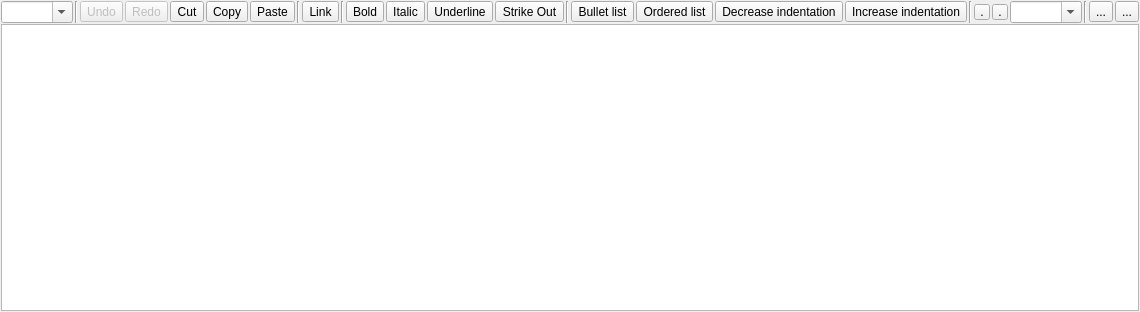
<?xml version="1.0" encoding="UTF-8"?>
<ui version="4.0">
 <class>MRichTextEdit</class>
 <widget class="QWidget" name="MRichTextEdit">
  <property name="geometry">
   <rect>
    <x>0</x>
    <y>0</y>
    <width>819</width>
    <height>312</height>
   </rect>
  </property>
  <property name="windowTitle">
   <string notr="true"/>
  </property>
  <layout class="QVBoxLayout" name="verticalLayout">
   <property name="spacing">
    <number>1</number>
   </property>
   <property name="leftMargin">
    <number>1</number>
   </property>
   <property name="topMargin">
    <number>1</number>
   </property>
   <property name="rightMargin">
    <number>1</number>
   </property>
   <property name="bottomMargin">
    <number>1</number>
   </property>
   <item>
    <widget class="QWidget" name="f_toolbar" native="true">
     <layout class="QHBoxLayout" name="horizontalLayout">
      <property name="spacing">
       <number>2</number>
      </property>
      <property name="leftMargin">
       <number>0</number>
      </property>
      <property name="topMargin">
       <number>0</number>
      </property>
      <property name="rightMargin">
       <number>0</number>
      </property>
      <property name="bottomMargin">
       <number>0</number>
      </property>
      <item>
       <widget class="QComboBox" name="f_paragraph">
        <property name="focusPolicy">
         <enum>Qt::ClickFocus</enum>
        </property>
        <property name="toolTip">
         <string>Paragraph formatting</string>
        </property>
        <property name="editable">
         <bool>true</bool>
        </property>
       </widget>
      </item>
      <item>
       <widget class="Line" name="line_4">
        <property name="orientation">
         <enum>Qt::Vertical</enum>
        </property>
       </widget>
      </item>
      <item>
       <widget class="QToolButton" name="f_undo">
        <property name="enabled">
         <bool>false</bool>
        </property>
        <property name="focusPolicy">
         <enum>Qt::ClickFocus</enum>
        </property>
        <property name="toolTip">
         <string>Undo (CTRL+Z)</string>
        </property>
        <property name="text">
         <string>Undo</string>
        </property>
        <property name="icon">
         <iconset theme="edit-undo">
          <normaloff/>
         </iconset>
        </property>
        <property name="iconSize">
         <size>
          <width>16</width>
          <height>16</height>
         </size>
        </property>
       </widget>
      </item>
      <item>
       <widget class="QToolButton" name="f_redo">
        <property name="enabled">
         <bool>false</bool>
        </property>
        <property name="focusPolicy">
         <enum>Qt::ClickFocus</enum>
        </property>
        <property name="toolTip">
         <string>Redo</string>
        </property>
        <property name="text">
         <string>Redo</string>
        </property>
        <property name="icon">
         <iconset theme="edit-redo">
          <normaloff/>
         </iconset>
        </property>
        <property name="iconSize">
         <size>
          <width>16</width>
          <height>16</height>
         </size>
        </property>
       </widget>
      </item>
      <item>
       <widget class="QToolButton" name="f_cut">
        <property name="focusPolicy">
         <enum>Qt::ClickFocus</enum>
        </property>
        <property name="toolTip">
         <string>Cut (CTRL+X)</string>
        </property>
        <property name="text">
         <string>Cut</string>
        </property>
        <property name="icon">
         <iconset theme="edit-cut">
          <normaloff/>
         </iconset>
        </property>
        <property name="iconSize">
         <size>
          <width>16</width>
          <height>16</height>
         </size>
        </property>
       </widget>
      </item>
      <item>
       <widget class="QToolButton" name="f_copy">
        <property name="focusPolicy">
         <enum>Qt::ClickFocus</enum>
        </property>
        <property name="toolTip">
         <string>Copy (CTRL+C)</string>
        </property>
        <property name="text">
         <string>Copy</string>
        </property>
        <property name="icon">
         <iconset theme="edit-copy">
          <normaloff/>
         </iconset>
        </property>
        <property name="iconSize">
         <size>
          <width>16</width>
          <height>16</height>
         </size>
        </property>
       </widget>
      </item>
      <item>
       <widget class="QToolButton" name="f_paste">
        <property name="focusPolicy">
         <enum>Qt::ClickFocus</enum>
        </property>
        <property name="toolTip">
         <string>Paste (CTRL+V)</string>
        </property>
        <property name="text">
         <string>Paste</string>
        </property>
        <property name="icon">
         <iconset theme="edit-paste">
          <normaloff/>
         </iconset>
        </property>
        <property name="iconSize">
         <size>
          <width>16</width>
          <height>16</height>
         </size>
        </property>
       </widget>
      </item>
      <item>
       <widget class="Line" name="line">
        <property name="orientation">
         <enum>Qt::Vertical</enum>
        </property>
       </widget>
      </item>
      <item>
       <widget class="QToolButton" name="f_link">
        <property name="focusPolicy">
         <enum>Qt::ClickFocus</enum>
        </property>
        <property name="toolTip">
         <string>Link (CTRL+L)</string>
        </property>
        <property name="text">
         <string>Link</string>
        </property>
        <property name="icon">
         <iconset theme="applications-internet">
          <normaloff/>
         </iconset>
        </property>
        <property name="iconSize">
         <size>
          <width>16</width>
          <height>16</height>
         </size>
        </property>
        <property name="checkable">
         <bool>true</bool>
        </property>
       </widget>
      </item>
      <item>
       <widget class="Line" name="line_3">
        <property name="orientation">
         <enum>Qt::Vertical</enum>
        </property>
       </widget>
      </item>
      <item>
       <widget class="QToolButton" name="f_bold">
        <property name="focusPolicy">
         <enum>Qt::ClickFocus</enum>
        </property>
        <property name="toolTip">
         <string notr="true">Bold (CTRL+B)</string>
        </property>
        <property name="text">
         <string>Bold</string>
        </property>
        <property name="icon">
         <iconset theme="format-text-bold">
          <normaloff/>
         </iconset>
        </property>
        <property name="iconSize">
         <size>
          <width>16</width>
          <height>16</height>
         </size>
        </property>
        <property name="checkable">
         <bool>true</bool>
        </property>
       </widget>
      </item>
      <item>
       <widget class="QToolButton" name="f_italic">
        <property name="focusPolicy">
         <enum>Qt::ClickFocus</enum>
        </property>
        <property name="toolTip">
         <string>Italic (CTRL+I)</string>
        </property>
        <property name="text">
         <string>Italic</string>
        </property>
        <property name="icon">
         <iconset theme="format-text-italic">
          <normaloff/>
         </iconset>
        </property>
        <property name="iconSize">
         <size>
          <width>16</width>
          <height>16</height>
         </size>
        </property>
        <property name="checkable">
         <bool>true</bool>
        </property>
       </widget>
      </item>
      <item>
       <widget class="QToolButton" name="f_underline">
        <property name="focusPolicy">
         <enum>Qt::ClickFocus</enum>
        </property>
        <property name="toolTip">
         <string>Underline (CTRL+U)</string>
        </property>
        <property name="text">
         <string>Underline</string>
        </property>
        <property name="icon">
         <iconset theme="format-text-underline">
          <normaloff/>
         </iconset>
        </property>
        <property name="iconSize">
         <size>
          <width>16</width>
          <height>16</height>
         </size>
        </property>
        <property name="checkable">
         <bool>true</bool>
        </property>
       </widget>
      </item>
      <item>
       <widget class="QToolButton" name="f_strikeout">
        <property name="text">
         <string>Strike Out</string>
        </property>
        <property name="checkable">
         <bool>true</bool>
        </property>
       </widget>
      </item>
      <item>
       <widget class="Line" name="line_5">
        <property name="orientation">
         <enum>Qt::Vertical</enum>
        </property>
       </widget>
      </item>
      <item>
       <widget class="QToolButton" name="f_list_bullet">
        <property name="focusPolicy">
         <enum>Qt::ClickFocus</enum>
        </property>
        <property name="toolTip">
         <string>Bullet list (CTRL+-)</string>
        </property>
        <property name="text">
         <string>Bullet list</string>
        </property>
        <property name="iconSize">
         <size>
          <width>16</width>
          <height>16</height>
         </size>
        </property>
        <property name="checkable">
         <bool>true</bool>
        </property>
       </widget>
      </item>
      <item>
       <widget class="QToolButton" name="f_list_ordered">
        <property name="focusPolicy">
         <enum>Qt::ClickFocus</enum>
        </property>
        <property name="toolTip">
         <string>Ordered list (CTRL+=)</string>
        </property>
        <property name="text">
         <string>Ordered list</string>
        </property>
        <property name="iconSize">
         <size>
          <width>16</width>
          <height>16</height>
         </size>
        </property>
        <property name="checkable">
         <bool>true</bool>
        </property>
       </widget>
      </item>
      <item>
       <widget class="QToolButton" name="f_indent_dec">
        <property name="focusPolicy">
         <enum>Qt::ClickFocus</enum>
        </property>
        <property name="toolTip">
         <string>Decrease indentation (CTRL+,)</string>
        </property>
        <property name="text">
         <string>Decrease indentation</string>
        </property>
        <property name="icon">
         <iconset theme="format-indent-less">
          <normaloff/>
         </iconset>
        </property>
        <property name="iconSize">
         <size>
          <width>16</width>
          <height>16</height>
         </size>
        </property>
       </widget>
      </item>
      <item>
       <widget class="QToolButton" name="f_indent_inc">
        <property name="focusPolicy">
         <enum>Qt::ClickFocus</enum>
        </property>
        <property name="toolTip">
         <string>Increase indentation (CTRL+.)</string>
        </property>
        <property name="text">
         <string>Increase indentation</string>
        </property>
        <property name="icon">
         <iconset theme="format-indent-more">
          <normaloff/>
         </iconset>
        </property>
        <property name="iconSize">
         <size>
          <width>16</width>
          <height>16</height>
         </size>
        </property>
       </widget>
      </item>
      <item>
       <widget class="Line" name="line_2">
        <property name="orientation">
         <enum>Qt::Vertical</enum>
        </property>
       </widget>
      </item>
      <item>
       <widget class="QToolButton" name="f_fgcolor">
        <property name="minimumSize">
         <size>
          <width>16</width>
          <height>16</height>
         </size>
        </property>
        <property name="maximumSize">
         <size>
          <width>16</width>
          <height>16</height>
         </size>
        </property>
        <property name="focusPolicy">
         <enum>Qt::ClickFocus</enum>
        </property>
        <property name="toolTip">
         <string>Text foreground color</string>
        </property>
        <property name="text">
         <string>.</string>
        </property>
        <property name="iconSize">
         <size>
          <width>16</width>
          <height>16</height>
         </size>
        </property>
       </widget>
      </item>
      <item>
       <widget class="QToolButton" name="f_bgcolor">
        <property name="minimumSize">
         <size>
          <width>16</width>
          <height>16</height>
         </size>
        </property>
        <property name="maximumSize">
         <size>
          <width>16</width>
          <height>16</height>
         </size>
        </property>
        <property name="focusPolicy">
         <enum>Qt::ClickFocus</enum>
        </property>
        <property name="toolTip">
         <string>Text background color</string>
        </property>
        <property name="text">
         <string>.</string>
        </property>
        <property name="iconSize">
         <size>
          <width>16</width>
          <height>16</height>
         </size>
        </property>
       </widget>
      </item>
      <item>
       <widget class="QComboBox" name="f_fontsize">
        <property name="focusPolicy">
         <enum>Qt::ClickFocus</enum>
        </property>
        <property name="toolTip">
         <string>Font size</string>
        </property>
        <property name="editable">
         <bool>true</bool>
        </property>
       </widget>
      </item>
      <item>
       <widget class="Line" name="line_6">
        <property name="orientation">
         <enum>Qt::Vertical</enum>
        </property>
       </widget>
      </item>
      <item>
       <widget class="QToolButton" name="f_image">
        <property name="text">
         <string notr="true">...</string>
        </property>
       </widget>
      </item>
      <item>
       <spacer name="horizontalSpacer">
        <property name="orientation">
         <enum>Qt::Horizontal</enum>
        </property>
        <property name="sizeHint" stdset="0">
         <size>
          <width>40</width>
          <height>20</height>
         </size>
        </property>
       </spacer>
      </item>
      <item>
       <widget class="QToolButton" name="f_menu">
        <property name="text">
         <string>...</string>
        </property>
       </widget>
      </item>
     </layout>
     <zorder>f_paragraph</zorder>
     <zorder>line_4</zorder>
     <zorder>f_undo</zorder>
     <zorder>f_redo</zorder>
     <zorder>f_cut</zorder>
     <zorder>f_copy</zorder>
     <zorder>f_paste</zorder>
     <zorder>line</zorder>
     <zorder>f_link</zorder>
     <zorder>line_3</zorder>
     <zorder>f_italic</zorder>
     <zorder>f_underline</zorder>
     <zorder>line_2</zorder>
     <zorder>f_fontsize</zorder>
     <zorder>line_5</zorder>
     <zorder>f_list_bullet</zorder>
     <zorder>f_list_ordered</zorder>
     <zorder>f_indent_dec</zorder>
     <zorder>f_indent_inc</zorder>
     <zorder>f_bold</zorder>
     <zorder>f_bgcolor</zorder>
     <zorder>f_strikeout</zorder>
     <zorder>f_image</zorder>
     <zorder>line_6</zorder>
     <zorder>f_menu</zorder>
     <zorder>f_fgcolor</zorder>
    </widget>
   </item>
   <item>
    <widget class="MTextEdit" name="f_textedit">
     <property name="autoFormatting">
      <set>QTextEdit::AutoNone</set>
     </property>
     <property name="tabChangesFocus">
      <bool>true</bool>
     </property>
    </widget>
   </item>
  </layout>
 </widget>
 <customwidgets>
  <customwidget>
   <class>MTextEdit</class>
   <extends>QTextEdit</extends>
   <header>mtextedit.h</header>
  </customwidget>
 </customwidgets>
 <tabstops>
  <tabstop>f_textedit</tabstop>
  <tabstop>f_strikeout</tabstop>
  <tabstop>f_image</tabstop>
  <tabstop>f_menu</tabstop>
 </tabstops>
 <resources/>
 <connections/>
</ui>
